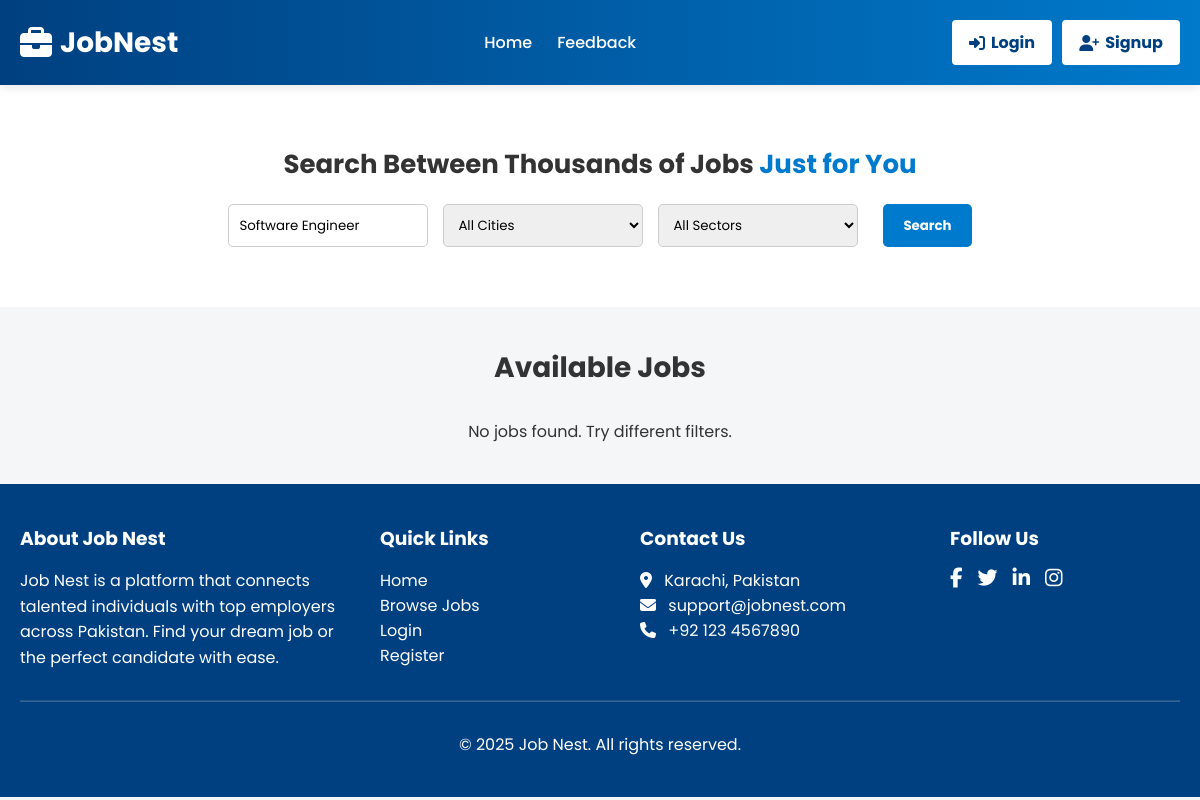
The page /jobs.php?title=Software Engineer on the database as committed earlier.
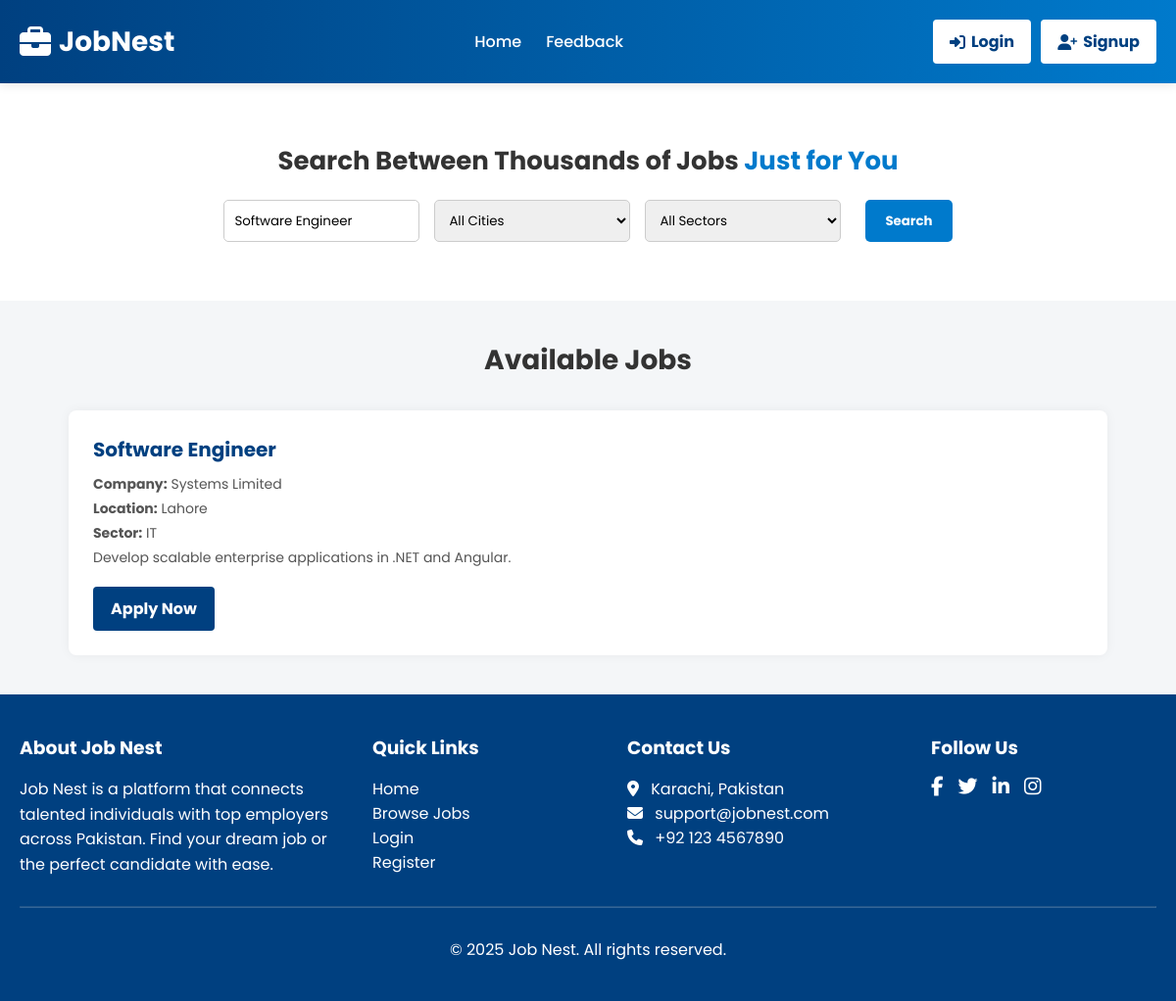
The same page on the database as committed later.
### tables this page shows
CREATE TABLE `jobs` (
  `id` int(11) NOT NULL,
  `employer_email` varchar(255) NOT NULL,
  `title` varchar(255) NOT NULL,
  `company` varchar(255) NOT NULL,
  `location` varchar(255) NOT NULL,
  `sector` varchar(255) NOT NULL,
  `description` varchar(255) NOT NULL
);

### jobs.php (the view, shortened to what this page needs)
<?php
require_once 'header.php';
require_once 'config.php';
$searchTitle = $_GET['title'] ?? '';
$query = "SELECT * FROM jobs WHERE 1=1";
$params = [];
if (!empty($searchTitle)) {
    $query .= " AND title LIKE ?";
    $params[] = '%' . $searchTitle . '%';
}
$stmt = $conn->prepare($query);
$stmt->execute($params);
$jobs = $stmt->fetchAll(PDO::FETCH_ASSOC);
?>
<!DOCTYPE html>
<html>
<head>
    <link rel="stylesheet" href="https://cdnjs.cloudflare.com/ajax/libs/font-awesome/6.5.0/css/all.min.css" />
</head>
<body>
<section class="jobboard">
    <h2>Search Between Thousands of Jobs <span>Just for You</span></h2>
    <form method="GET" class="search-box">
        <input type="text" name="title" placeholder="Job Title or Keyword" value="<?php echo $searchTitle; ?>">
        <select name="location">
            <option value="">All Cities</option>
        </select>
        <select name="sector">
            <option value="">All Sectors</option>
        </select>
        <button type="submit" class="btn">Search</button>
    </form>
</section>
<section class="job-listings">
    <h2>Available Jobs</h2>
    <div class="job-grid">
        <?php if (count($jobs) > 0): ?>
            <?php foreach ($jobs as $job): ?>
                <div class="job-card">
                    <h3><?php echo $job['title'];?></h3>
                    <p><strong>Company:</strong> <?php echo $job['company']; ?></p>
                    <p><strong>Location:</strong> <?php echo $job['location']; ?></p>
                    <p><strong>Sector:</strong> <?php echo $job['sector']; ?></p>
                    <p><?php echo $job['description'];?></p>
                    <?php
$applyUrl = isset($_SESSION['user']) || isset($_SESSION['empolyee']) ? "apply.php?job_id=" . $job['id'] : "login.php";
?>
<a href="<?= $applyUrl ?>" class="btn-apply">Apply Now</a>
                </div>
            <?php endforeach; ?>
        <?php else: ?>
            <p style="text-align:center;">No jobs found. Try different filters.</p>
        <?php endif; ?>
    </div>
</section>
<?php include 'footer.php';?>
</body>
</html>

Rows that differ between the two databases and show on the page:
now on this page (row edited): jobs: title "Software Engineer", company "Systems Limited", location "Lahore", sector "IT", description "Develop scalable enterprise applications in .NET and Angular."
Other text that changed with them:
text no longer shown: "No jobs found. Try different filters."
